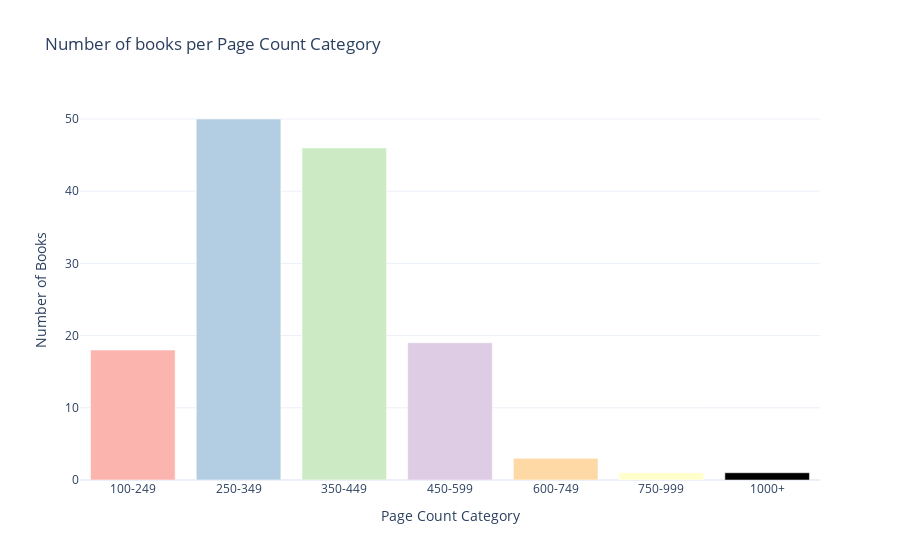

Here is the notebook cell this chart was saved with:
### Code cell
# Assuming you have a DataFrame 'myreads' with 'Page_Cat' column

visualize_page_categories(myreads, 'Page_Cat')

### Figure 1 — Plotly figure (JSON) as saved in the notebook; plotly's stock layout.template omitted (floating-point values rounded to 4 significant figures)
{"data": [{"marker": {"color": ["rgb(251,180,174)", "rgb(179,205,227)", "rgb(204,235,197)", "rgb(222,203,228)", "rgb(254,217,166)", "rgb(255,255,204)"]}, "type": "bar", "x": ["100-249", "250-349", "350-449", "450-599", "600-749", "750-999", "1000+"], "y": [18, 50, 46, 19, 3, 1, 1]}], "layout": {"title": {"text": "Number of books per Page Count Category"}, "xaxis": {"title": {"text": "Page Count Category"}}, "yaxis": {"title": {"text": "Number of Books"}}}}
